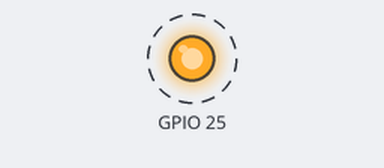
Simulated run of this program. Board: Raspberry Pi (BCM pin numbers). Shown: output pins drawn as LEDs (lit = HIGH). Dashed ring = blinking. What the program prints to the terminal is not drawn.

Above: at 0.5 s.
Timing chart, 0 to 4.6 s (numbered marks = the images above):
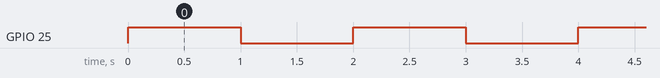

Measured:
- by itself, GPIO 25: alternates HIGH for 1.0 s and LOW for 1.0 s

The program:

py_20250822_gpio25Blink.py
```python
import RPi.GPIO as GPIO
import time

# Use BCM numbering (GPIO25 = Pin 22)
# Use BCM numbering (GPIO24 = Pin 18)
# Use BCM numbering (GPIO23 = Pin 16)
GPIO.setmode(GPIO.BCM)
GPIO.setup(25, GPIO.OUT)

print("Blinking LED on GPIO 25. Press Ctrl+C to stop.")

try:
    while True:
        GPIO.output(25, GPIO.HIGH)  # LED ON
        time.sleep(1)               # 1 second
        GPIO.output(25, GPIO.LOW)   # LED OFF
        time.sleep(1)               # 1 second

except KeyboardInterrupt:
    print("\nExiting program...")

finally:
    GPIO.cleanup()  # Reset GPIO settings
```
